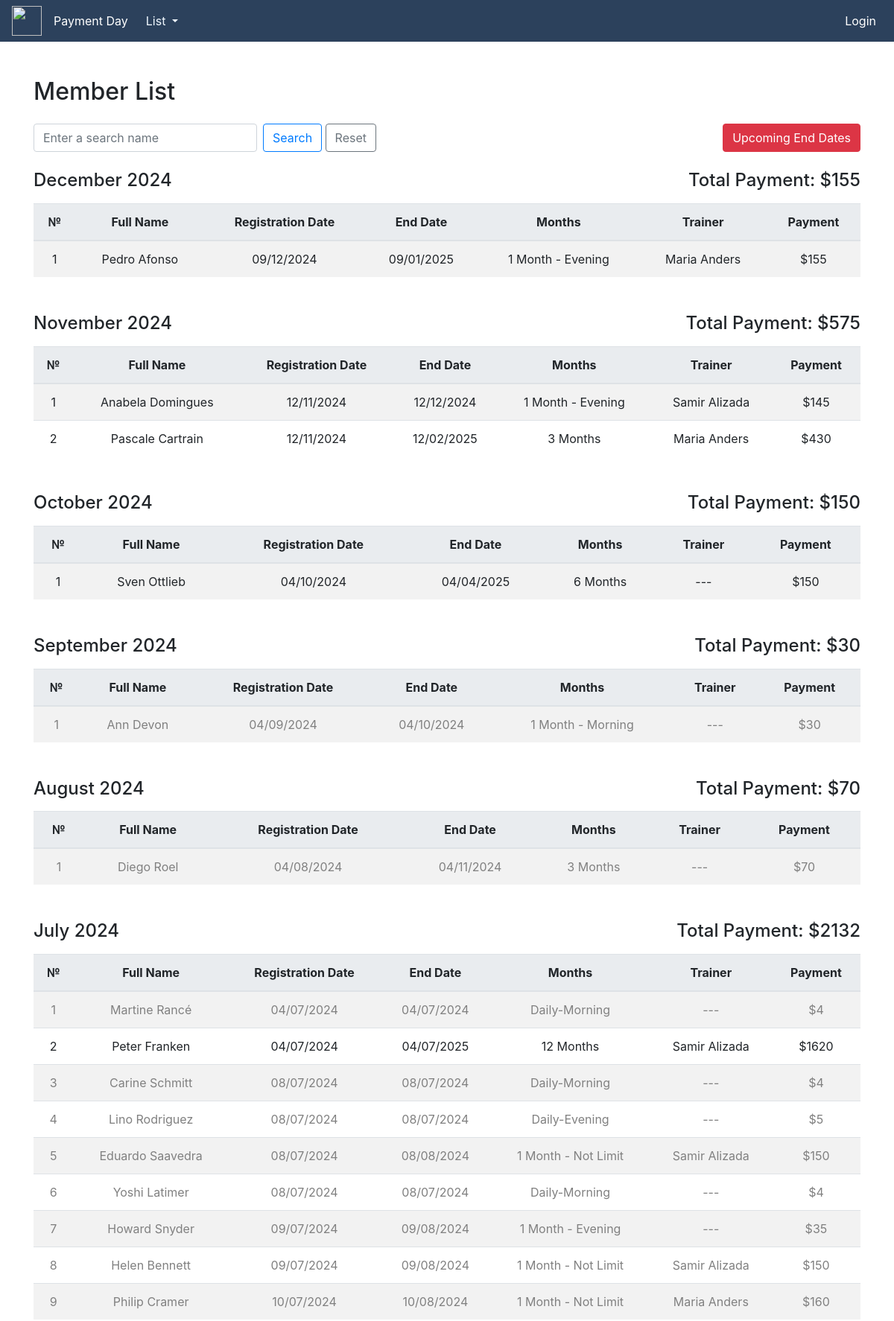
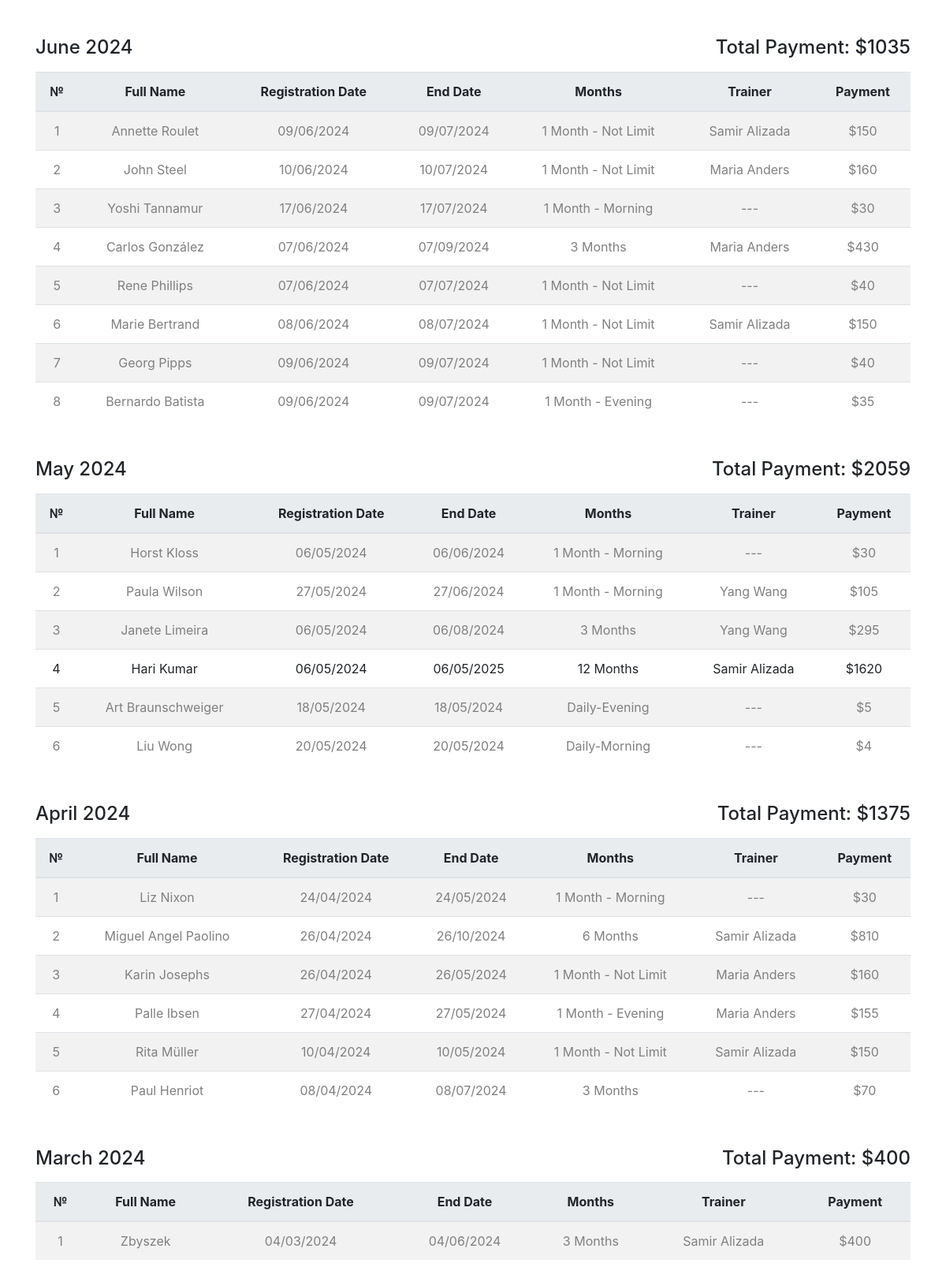
The page / (upper part) on the database its author committed (2 pictures, top to bottom).
### fitness/models.py (models this page shows, shortened)
class Student(models.Model):
    full_name = models.CharField(max_length=100)
    registration_date = models.DateField(default=timezone.now)
    tariffs = models.ForeignKey(Tariffs, on_delete=models.CASCADE, null=True, blank=True)
    trainer = models.ForeignKey('Trainer', on_delete=models.CASCADE, null=True, blank=True)
    payment = models.IntegerField(default=0)
    end_date = models.DateField(null=True, blank=True)
    is_renewed = models.BooleanField(default=False)

class Tariffs(models.Model):
    PRICING_TYPE_CHOICES = [
        ('Daily', 'Daily'),
        ('Monthly', 'Monthly'),
    ]
    name = models.CharField(max_length=30, null=True)
    type = models.CharField(max_length=10, choices=PRICING_TYPE_CHOICES)
    month_duration = models.IntegerField(null=True, blank=True)
    price = models.IntegerField()
    def __str__(self) -> str:
        return f"{self.name}"

class Trainer(models.Model):
    full_name = models.CharField(max_length=100)
    registration_date = models.DateField(default=timezone.now)
    monthly_fee = models.IntegerField()
    student_fee = models.IntegerField()
    def __str__(self) -> str:
        return f"{self.full_name}"

### fitness/views.py (the view)
# urls.py: path('', student_list, name='student_list'),
def student_list(request):
    today = date.today()
    query = request.GET.get('q')
    students = Student.objects.all()
    if query:
        students = students.filter(full_name__icontains=query)
    grouped_students_dict = {}
    for student in students:
        month_key = student.registration_date.strftime('%Y-%m')
        month_display = student.registration_date.strftime('%B %Y')
        if month_key not in grouped_students_dict:
            grouped_students_dict[month_key] = {
                'display': month_display,
                'students': [],
                'total_payment': 0  # Track total monthly payments
            }
        grouped_students_dict[month_key]['students'].append(student)
        grouped_students_dict[month_key]['total_payment'] += student.payment
    sorted_grouped_students_list = sorted(
        grouped_students_dict.items(),
        key=lambda x: x[0],
        reverse=True
    )
    sorted_grouped_students_dict = {
        item[1]['display']: {
            'students': item[1]['students'],
            'total_payment': item[1]['total_payment']
        }
        for item in sorted_grouped_students_list
    }
    students_near_end_date = students.filter(
        end_date__range=(today, today + timedelta(days=7))
    ).order_by('end_date')  # Sort by end_date in ascending order
    return render(request, 'student/student_list.html', {
        'grouped_students': sorted_grouped_students_dict,
        'today': today,
        'students_near_end_date': students_near_end_date,
    })

### templates/student/student_list.html (shortened to what this page needs)
{% include "index.html" %}
{% block content %}
<div class="container mt-5">
    <h2 class="mb-4">Member List</h2>
    <div class="row">
        <div class="col-md-8">
            <form method="GET" class="mb-3">
                <div class="form-inline mb-4">
                    <input type="text" name="q" class="form-control mr-sm-2" style="width: 300px;" placeholder="Enter a search name">
                    <button class="btn btn-outline-primary my-2 my-sm-0" type="submit">Search</button>
                    <a href="{% url 'student_list' %}">
                        <button class="btn btn-outline-secondary my-2 my-sm-0" type="button">Reset</button>
                    </a>
                </div>
            </form>
        </div>
        <div class="col-md-4 text-right">
            <button class="btn btn-danger my-2 my-sm-0" data-toggle="modal" data-target="#warningModal">
                Upcoming End Dates
            </button>
        </div>
    </div>
    {% if grouped_students.items %}
    {% for month, data in grouped_students.items %}
    <div class="row mb-2">
        <div class="col-md-6 text-left">
            <h4>{{ month }}</h4>
        </div>
        <div class="col-md-6 text-right">
            <h4>Total Payment: ${{ data.total_payment }}</h4>
        </div>
    </div>
    <div class="table-responsive">
        <table class="table table-striped table-hover text-center mb-5">
            <thead class="thead-light-custom">
                <tr>
                    <th scope="col">№</th>
                    <th scope="col">Full Name</th>
                    <th scope="col">Registration Date</th>
                    <th scope="col">End Date</th>
                    <th scope="col">Months</th>
                    <th scope="col">Trainer</th>
                    <th scope="col">Payment</th>
                </tr>
            </thead>
            <tbody>
                {% for student in data.students %}
                <tr class="{% if student.is_renewed %}
                        renewed
                    {% elif student.end_date == today and student.tariffs.type != 'Daily' %}
                        end-date-today
                    {% elif student.end_date < today %}
                        end-date-past
                    {% elif student.tariffs.type == 'Daily' and student.end_date != today %}
                        end-date-past
                    {% endif %}">
                    <td>{{ forloop.counter }}</td>
                    <td>{{ student.full_name }}</td>
                    <td>{{ student.registration_date|date:"d/m/Y" }}</td>
                    <td>{{ student.end_date|date:"d/m/Y" }}</td>
                    <td>{{ student.tariffs }}</td>
                    <td>{{ student.trainer|default:"---" }}</td>
                    <td>${{ student.payment }}</td>
                </tr>
                {% endfor %}
            </tbody>
        </table>
    </div>
    {% endfor %}
    {% else %}
        <p class="text-center">No members were found matching your search.</p>
    {% endif %}
</div>
{% endblock content %}

### templates/student/student_list.html (style rules this page uses)
.end-date-past { color: grey; }
.renewed { color: grey; }
.table th, .table td { vertical-align: middle; }
.thead-light-custom { background-color: #e9ecef; color: #212529; }

### rows shown on the page
Student: full_name "Pedro Afonso", registration_date "09/12/2024", end_date "09/01/2025", tariffs "1 Month - Evening", trainer "Maria Anders", payment "155"
Student: full_name "Anabela Domingues", registration_date "12/11/2024", end_date "12/12/2024", tariffs "1 Month - Evening", trainer "Samir Alizada", payment "145"
Student: full_name "Pascale Cartrain", registration_date "12/11/2024", end_date "12/02/2025", tariffs "3 Months", trainer "Maria Anders", payment "430"
Student: full_name "Sven Ottlieb", registration_date "04/10/2024", end_date "04/04/2025", tariffs "6 Months", trainer "---", payment "150"
Student: full_name "Ann Devon", registration_date "04/09/2024", end_date "04/10/2024", tariffs "1 Month - Morning", trainer "---", payment "30"
Student: full_name "Diego Roel", registration_date "04/08/2024", end_date "04/11/2024", tariffs "3 Months", trainer "---", payment "70"
Student: full_name "Martine Rancé", registration_date "04/07/2024", end_date "04/07/2024", tariffs "Daily-Morning", trainer "---", payment "4"
Student: full_name "Peter Franken", registration_date "04/07/2024", end_date "04/07/2025", tariffs "12 Months", trainer "Samir Alizada", payment "1620"
Student: full_name "Carine Schmitt", registration_date "08/07/2024", end_date "08/07/2024", tariffs "Daily-Morning", trainer "---", payment "4"
Student: full_name "Lino Rodriguez", registration_date "08/07/2024", end_date "08/07/2024", tariffs "Daily-Evening", trainer "---", payment "5"
Student: full_name "Eduardo Saavedra", registration_date "08/07/2024", end_date "08/08/2024", tariffs "1 Month - Not Limit", trainer "Samir Alizada", payment "150"
Student: full_name "Yoshi Latimer", registration_date "08/07/2024", end_date "08/07/2024", tariffs "Daily-Morning", trainer "---", payment "4"
Student: full_name "Howard Snyder", registration_date "09/07/2024", end_date "09/08/2024", tariffs "1 Month - Evening", trainer "---", payment "35"
Student: full_name "Helen Bennett", registration_date "09/07/2024", end_date "09/08/2024", tariffs "1 Month - Not Limit", trainer "Samir Alizada", payment "150"
Student: full_name "Philip Cramer", registration_date "10/07/2024", end_date "10/08/2024", tariffs "1 Month - Not Limit", trainer "Maria Anders", payment "160"
Student: full_name "Annette Roulet", registration_date "09/06/2024", end_date "09/07/2024", tariffs "1 Month - Not Limit", trainer "Samir Alizada", payment "150"
Student: full_name "John Steel", registration_date "10/06/2024", end_date "10/07/2024", tariffs "1 Month - Not Limit", trainer "Maria Anders", payment "160"
Student: full_name "Yoshi Tannamur", registration_date "17/06/2024", end_date "17/07/2024", tariffs "1 Month - Morning", trainer "---", payment "30"
Student: full_name "Carlos González", registration_date "07/06/2024", end_date "07/09/2024", tariffs "3 Months", trainer "Maria Anders", payment "430"
Student: full_name "Rene Phillips", registration_date "07/06/2024", end_date "07/07/2024", tariffs "1 Month - Not Limit", trainer "---", payment "40"
Student: full_name "Marie Bertrand", registration_date "08/06/2024", end_date "08/07/2024", tariffs "1 Month - Not Limit", trainer "Samir Alizada", payment "150"
Student: full_name "Georg Pipps", registration_date "09/06/2024", end_date "09/07/2024", tariffs "1 Month - Not Limit", trainer "---", payment "40"
Student: full_name "Bernardo Batista", registration_date "09/06/2024", end_date "09/07/2024", tariffs "1 Month - Evening", trainer "---", payment "35"
Student: full_name "Horst Kloss", registration_date "06/05/2024", end_date "06/06/2024", tariffs "1 Month - Morning", trainer "---", payment "30"
Student: full_name "Paula Wilson", registration_date "27/05/2024", end_date "27/06/2024", tariffs "1 Month - Morning", trainer "Yang Wang", payment "105"
Student: full_name "Janete Limeira", registration_date "06/05/2024", end_date "06/08/2024", tariffs "3 Months", trainer "Yang Wang", payment "295"
Student: full_name "Hari Kumar", registration_date "06/05/2024", end_date "06/05/2025", tariffs "12 Months", trainer "Samir Alizada", payment "1620"
Student: full_name "Art Braunschweiger", registration_date "18/05/2024", end_date "18/05/2024", tariffs "Daily-Evening", trainer "---", payment "5"
Student: full_name "Liu Wong", registration_date "20/05/2024", end_date "20/05/2024", tariffs "Daily-Morning", trainer "---", payment "4"
Student: full_name "Liz Nixon", registration_date "24/04/2024", end_date "24/05/2024", tariffs "1 Month - Morning", trainer "---", payment "30"
Student: full_name "Miguel Angel Paolino", registration_date "26/04/2024", end_date "26/10/2024", tariffs "6 Months", trainer "Samir Alizada", payment "810"
Student: full_name "Karin Josephs", registration_date "26/04/2024", end_date "26/05/2024", tariffs "1 Month - Not Limit", trainer "Maria Anders", payment "160"
Student: full_name "Palle Ibsen", registration_date "27/04/2024", end_date "27/05/2024", tariffs "1 Month - Evening", trainer "Maria Anders", payment "155"
Student: full_name "Rita Müller", registration_date "10/04/2024", end_date "10/05/2024", tariffs "1 Month - Not Limit", trainer "Samir Alizada", payment "150"
Student: full_name "Paul Henriot", registration_date "08/04/2024", end_date "08/07/2024", tariffs "3 Months", trainer "---", payment "70"
Student: full_name "Zbyszek", registration_date "04/03/2024", end_date "04/06/2024", tariffs "3 Months", trainer "Samir Alizada", payment "400"

### other values the page prints
{{ month }} "December 2024" "November 2024" "October 2024" "September 2024" "August 2024" "July 2024" "June 2024" "May 2024" "April 2024" "March 2024"
{{ data.total_payment }} "155" "575" "150" "30" "70" "2132" "1035" "2059" "1375" "400"
